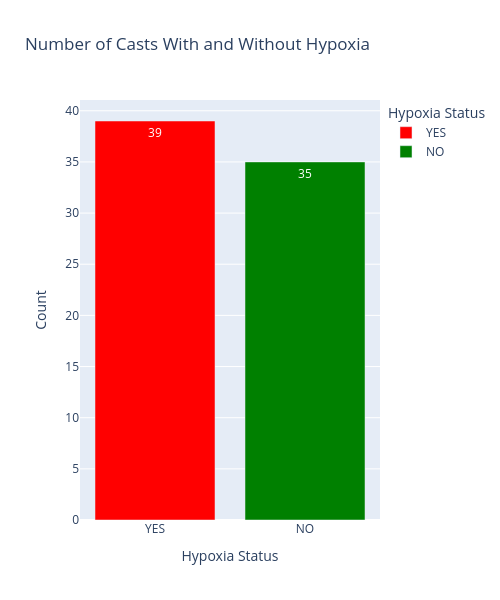

The notebook cell saved with this chart:
### Code cell
import plotly.express as px

df["profile_hypoxia_detected"] = df["profile_hypoxia_detected"].str.strip().str.upper()

counts = df["profile_hypoxia_detected"].value_counts().reset_index()
counts.columns = ["Hypoxia Status", "Count"]

fig = px.bar(
    counts,
    x="Hypoxia Status",
    y="Count",
    color="Hypoxia Status",
    title="Number of Casts With and Without Hypoxia",
    width=500,
    height=600,
    color_discrete_map={
        "YES": "red",
        "NO": "green"
    },
    text="Count" 
)

fig.show()

### Figure 1 — Plotly figure (JSON) as saved in the notebook; plotly's stock layout.template omitted (floating-point values rounded to 4 significant figures)
{"data": [{"alignmentgroup": "True", "hovertemplate": "Hypoxia Status=%{x}<br>Count=%{text}<extra></extra>", "legendgroup": "YES", "marker": {"color": "red", "pattern": {"shape": ""}}, "name": "YES", "offsetgroup": "YES", "orientation": "v", "showlegend": true, "text": [39], "textposition": "auto", "type": "bar", "x": ["YES"], "xaxis": "x", "y": [39], "yaxis": "y"}, {"alignmentgroup": "True", "hovertemplate": "Hypoxia Status=%{x}<br>Count=%{text}<extra></extra>", "legendgroup": "NO", "marker": {"color": "green", "pattern": {"shape": ""}}, "name": "NO", "offsetgroup": "NO", "orientation": "v", "showlegend": true, "text": [35], "textposition": "auto", "type": "bar", "x": ["NO"], "xaxis": "x", "y": [35], "yaxis": "y"}], "layout": {"barmode": "relative", "height": 600, "legend": {"title": {"text": "Hypoxia Status"}, "tracegroupgap": 0}, "title": {"text": "Number of Casts With and Without Hypoxia"}, "width": 500, "xaxis": {"anchor": "y", "categoryarray": ["YES", "NO"], "categoryorder": "array", "domain": [0, 1], "title": {"text": "Hypoxia Status"}}, "yaxis": {"anchor": "x", "domain": [0, 1], "title": {"text": "Count"}}}}
